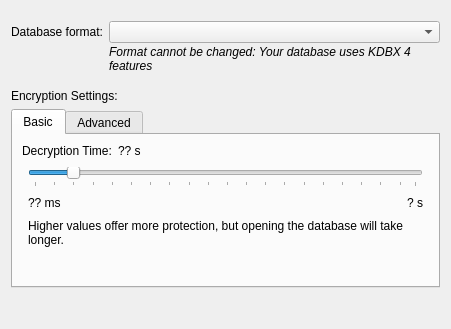
<?xml version="1.0" encoding="UTF-8"?>
<ui version="4.0">
 <class>DatabaseSettingsWidgetEncryption</class>
 <widget class="QWidget" name="DatabaseSettingsWidgetEncryption">
  <property name="geometry">
   <rect>
    <x>0</x>
    <y>0</y>
    <width>451</width>
    <height>329</height>
   </rect>
  </property>
  <layout class="QVBoxLayout" name="verticalLayout_3">
   <item>
    <widget class="QScrollArea" name="scrollArea">
     <property name="frameShape">
      <enum>QFrame::NoFrame</enum>
     </property>
     <property name="frameShadow">
      <enum>QFrame::Plain</enum>
     </property>
     <property name="widgetResizable">
      <bool>true</bool>
     </property>
     <widget class="QWidget" name="scrollAreaWidgetContents">
      <property name="geometry">
       <rect>
        <x>0</x>
        <y>0</y>
        <width>433</width>
        <height>311</height>
       </rect>
      </property>
      <layout class="QVBoxLayout" name="verticalLayout" stretch="0,0,0,0,1">
       <property name="spacing">
        <number>6</number>
       </property>
       <property name="leftMargin">
        <number>0</number>
       </property>
       <property name="topMargin">
        <number>10</number>
       </property>
       <property name="rightMargin">
        <number>0</number>
       </property>
       <property name="bottomMargin">
        <number>0</number>
       </property>
       <item>
        <layout class="QFormLayout" name="formLayout">
         <property name="rowWrapPolicy">
          <enum>QFormLayout::DontWrapRows</enum>
         </property>
         <property name="verticalSpacing">
          <number>2</number>
         </property>
         <item row="0" column="0">
          <widget class="QLabel" name="compatibilityLabel">
           <property name="text">
            <string>Database format:</string>
           </property>
          </widget>
         </item>
         <item row="0" column="1">
          <widget class="QComboBox" name="compatibilitySelection">
           <property name="sizePolicy">
            <sizepolicy hsizetype="MinimumExpanding" vsizetype="Fixed">
             <horstretch>0</horstretch>
             <verstretch>0</verstretch>
            </sizepolicy>
           </property>
           <property name="toolTip">
            <string>Unless you need to open your database with other programs, always use the latest format.</string>
           </property>
           <property name="accessibleName">
            <string>Database format</string>
           </property>
          </widget>
         </item>
         <item row="1" column="1">
          <widget class="QLabel" name="formatCannotBeChanged">
           <property name="font">
            <font>
             <italic>true</italic>
            </font>
           </property>
           <property name="text">
            <string>Format cannot be changed: Your database uses KDBX 4 features</string>
           </property>
           <property name="wordWrap">
            <bool>true</bool>
           </property>
          </widget>
         </item>
        </layout>
       </item>
       <item>
        <spacer name="verticalSpacer_2">
         <property name="orientation">
          <enum>Qt::Vertical</enum>
         </property>
         <property name="sizeType">
          <enum>QSizePolicy::Fixed</enum>
         </property>
         <property name="sizeHint" stdset="0">
          <size>
           <width>20</width>
           <height>10</height>
          </size>
         </property>
        </spacer>
       </item>
       <item>
        <widget class="QLabel" name="label">
         <property name="text">
          <string>Encryption Settings:</string>
         </property>
        </widget>
       </item>
       <item>
        <widget class="QTabWidget" name="encryptionSettingsTabWidget">
         <property name="tabPosition">
          <enum>QTabWidget::North</enum>
         </property>
         <property name="tabShape">
          <enum>QTabWidget::Rounded</enum>
         </property>
         <property name="currentIndex">
          <number>0</number>
         </property>
         <widget class="QWidget" name="basicTab">
          <attribute name="title">
           <string>Basic</string>
          </attribute>
          <layout class="QVBoxLayout" name="verticalLayout_8">
           <property name="spacing">
            <number>6</number>
           </property>
           <property name="leftMargin">
            <number>9</number>
           </property>
           <property name="topMargin">
            <number>6</number>
           </property>
           <property name="rightMargin">
            <number>9</number>
           </property>
           <property name="bottomMargin">
            <number>6</number>
           </property>
           <item>
            <layout class="QHBoxLayout" name="horizontalLayout_2">
             <item>
              <widget class="QLabel" name="decryptionTimeLabel">
               <property name="text">
                <string>Decryption Time:</string>
               </property>
              </widget>
             </item>
             <item>
              <widget class="QLabel" name="decryptionTimeValueLabel">
               <property name="text">
                <string notr="true">?? s</string>
               </property>
              </widget>
             </item>
             <item>
              <spacer name="horizontalSpacer_2">
               <property name="orientation">
                <enum>Qt::Horizontal</enum>
               </property>
               <property name="sizeHint" stdset="0">
                <size>
                 <width>40</width>
                 <height>20</height>
                </size>
               </property>
              </spacer>
             </item>
            </layout>
           </item>
           <item>
            <widget class="QWidget" name="decryptionTimeSettings" native="true">
             <layout class="QVBoxLayout" name="decryptionTimeSliderLayout">
              <property name="leftMargin">
               <number>6</number>
              </property>
              <property name="topMargin">
               <number>0</number>
              </property>
              <property name="rightMargin">
               <number>6</number>
              </property>
              <property name="bottomMargin">
               <number>9</number>
              </property>
              <item>
               <widget class="QSlider" name="decryptionTimeSlider">
                <property name="accessibleName">
                 <string>Decryption time in seconds</string>
                </property>
                <property name="singleStep">
                 <number>1</number>
                </property>
                <property name="pageStep">
                 <number>10</number>
                </property>
                <property name="value">
                 <number>10</number>
                </property>
                <property name="orientation">
                 <enum>Qt::Horizontal</enum>
                </property>
                <property name="tickPosition">
                 <enum>QSlider::TicksBelow</enum>
                </property>
                <property name="tickInterval">
                 <number>5</number>
                </property>
               </widget>
              </item>
              <item>
               <layout class="QHBoxLayout" name="horizontalLayout">
                <item>
                 <widget class="QLabel" name="minTimeLabel">
                  <property name="text">
                   <string notr="true">?? ms</string>
                  </property>
                 </widget>
                </item>
                <item>
                 <spacer name="horizontalSpacer">
                  <property name="orientation">
                   <enum>Qt::Horizontal</enum>
                  </property>
                  <property name="sizeHint" stdset="0">
                   <size>
                    <width>40</width>
                    <height>20</height>
                   </size>
                  </property>
                 </spacer>
                </item>
                <item>
                 <widget class="QLabel" name="maxTimeLabel">
                  <property name="text">
                   <string notr="true">? s</string>
                  </property>
                 </widget>
                </item>
               </layout>
              </item>
              <item>
               <widget class="QLabel" name="label_2">
                <property name="sizePolicy">
                 <sizepolicy hsizetype="Preferred" vsizetype="Fixed">
                  <horstretch>0</horstretch>
                  <verstretch>0</verstretch>
                 </sizepolicy>
                </property>
                <property name="text">
                 <string>Higher values offer more protection, but opening the database will take longer.</string>
                </property>
                <property name="wordWrap">
                 <bool>true</bool>
                </property>
               </widget>
              </item>
              <item>
               <spacer name="verticalSpacer_3">
                <property name="orientation">
                 <enum>Qt::Vertical</enum>
                </property>
                <property name="sizeHint" stdset="0">
                 <size>
                  <width>20</width>
                  <height>0</height>
                 </size>
                </property>
               </spacer>
              </item>
             </layout>
            </widget>
           </item>
          </layout>
         </widget>
         <widget class="QWidget" name="advancedTab">
          <attribute name="title">
           <string>Advanced</string>
          </attribute>
          <layout class="QGridLayout" name="gridLayout">
           <property name="topMargin">
            <number>6</number>
           </property>
           <property name="bottomMargin">
            <number>6</number>
           </property>
           <item row="0" column="2">
            <spacer name="horizontalSpacer_4">
             <property name="orientation">
              <enum>Qt::Horizontal</enum>
             </property>
             <property name="sizeHint" stdset="0">
              <size>
               <width>40</width>
               <height>20</height>
              </size>
             </property>
            </spacer>
           </item>
           <item row="4" column="1">
            <widget class="QSpinBox" name="parallelismSpinBox">
             <property name="minimumSize">
              <size>
               <width>150</width>
               <height>0</height>
              </size>
             </property>
             <property name="maximumSize">
              <size>
               <width>150</width>
               <height>16777215</height>
              </size>
             </property>
             <property name="accessibleName">
              <string>Parallelism</string>
             </property>
             <property name="minimum">
              <number>1</number>
             </property>
             <property name="maximum">
              <number>128</number>
             </property>
            </widget>
           </item>
           <item row="4" column="0">
            <widget class="QLabel" name="parallelismLabel">
             <property name="text">
              <string>Parallelism:</string>
             </property>
            </widget>
           </item>
           <item row="3" column="1">
            <widget class="QSpinBox" name="memorySpinBox">
             <property name="minimumSize">
              <size>
               <width>150</width>
               <height>0</height>
              </size>
             </property>
             <property name="maximumSize">
              <size>
               <width>150</width>
               <height>16777215</height>
              </size>
             </property>
             <property name="accessibleName">
              <string>Memory usage</string>
             </property>
             <property name="minimum">
              <number>1</number>
             </property>
             <property name="maximum">
              <number>1048576</number>
             </property>
            </widget>
           </item>
           <item row="3" column="0">
            <widget class="QLabel" name="memoryUsageLabel">
             <property name="text">
              <string>Memory Usage:</string>
             </property>
            </widget>
           </item>
           <item row="2" column="1">
            <layout class="QHBoxLayout" name="horizontalLayout_3" stretch="40,40,0">
             <item>
              <widget class="QSpinBox" name="transformRoundsSpinBox">
               <property name="minimumSize">
                <size>
                 <width>150</width>
                 <height>0</height>
                </size>
               </property>
               <property name="maximumSize">
                <size>
                 <width>150</width>
                 <height>16777215</height>
                </size>
               </property>
               <property name="accessibleName">
                <string>Transform rounds</string>
               </property>
               <property name="alignment">
                <set>Qt::AlignLeading|Qt::AlignLeft|Qt::AlignVCenter</set>
               </property>
               <property name="minimum">
                <number>1</number>
               </property>
               <property name="maximum">
                <number>1000000000</number>
               </property>
              </widget>
             </item>
             <item>
              <widget class="QToolButton" name="transformBenchmarkButton">
               <property name="focusPolicy">
                <enum>Qt::WheelFocus</enum>
               </property>
              </widget>
             </item>
             <item>
              <spacer name="horizontalSpacer_3">
               <property name="orientation">
                <enum>Qt::Horizontal</enum>
               </property>
               <property name="sizeHint" stdset="0">
                <size>
                 <width>40</width>
                 <height>20</height>
                </size>
               </property>
              </spacer>
             </item>
            </layout>
           </item>
           <item row="2" column="0">
            <widget class="QLabel" name="transformRoundsLabel">
             <property name="text">
              <string>Transform rounds:</string>
             </property>
            </widget>
           </item>
           <item row="1" column="1">
            <widget class="QComboBox" name="kdfComboBox">
             <property name="sizePolicy">
              <sizepolicy hsizetype="Expanding" vsizetype="Fixed">
               <horstretch>0</horstretch>
               <verstretch>0</verstretch>
              </sizepolicy>
             </property>
             <property name="accessibleName">
              <string>Key derivation function</string>
             </property>
            </widget>
           </item>
           <item row="1" column="0">
            <widget class="QLabel" name="kdfLabel">
             <property name="text">
              <string>Key Derivation Function:</string>
             </property>
            </widget>
           </item>
           <item row="0" column="1">
            <widget class="QComboBox" name="algorithmComboBox">
             <property name="sizePolicy">
              <sizepolicy hsizetype="Expanding" vsizetype="Fixed">
               <horstretch>0</horstretch>
               <verstretch>0</verstretch>
              </sizepolicy>
             </property>
             <property name="accessibleName">
              <string>Encryption algorithm</string>
             </property>
             <item>
              <property name="text">
               <string>AES:  256 Bit   (default)</string>
              </property>
             </item>
             <item>
              <property name="text">
               <string>Twofish:  256 Bit</string>
              </property>
             </item>
            </widget>
           </item>
           <item row="0" column="0">
            <widget class="QLabel" name="algorithmLabel">
             <property name="text">
              <string>Encryption Algorithm:</string>
             </property>
            </widget>
           </item>
          </layout>
         </widget>
        </widget>
       </item>
       <item>
        <spacer name="verticalSpacer">
         <property name="orientation">
          <enum>Qt::Vertical</enum>
         </property>
         <property name="sizeHint" stdset="0">
          <size>
           <width>20</width>
           <height>0</height>
          </size>
         </property>
        </spacer>
       </item>
      </layout>
     </widget>
    </widget>
   </item>
  </layout>
 </widget>
 <tabstops>
  <tabstop>decryptionTimeSlider</tabstop>
  <tabstop>algorithmComboBox</tabstop>
  <tabstop>kdfComboBox</tabstop>
  <tabstop>transformRoundsSpinBox</tabstop>
  <tabstop>transformBenchmarkButton</tabstop>
  <tabstop>memorySpinBox</tabstop>
  <tabstop>parallelismSpinBox</tabstop>
 </tabstops>
 <resources/>
 <connections/>
</ui>
